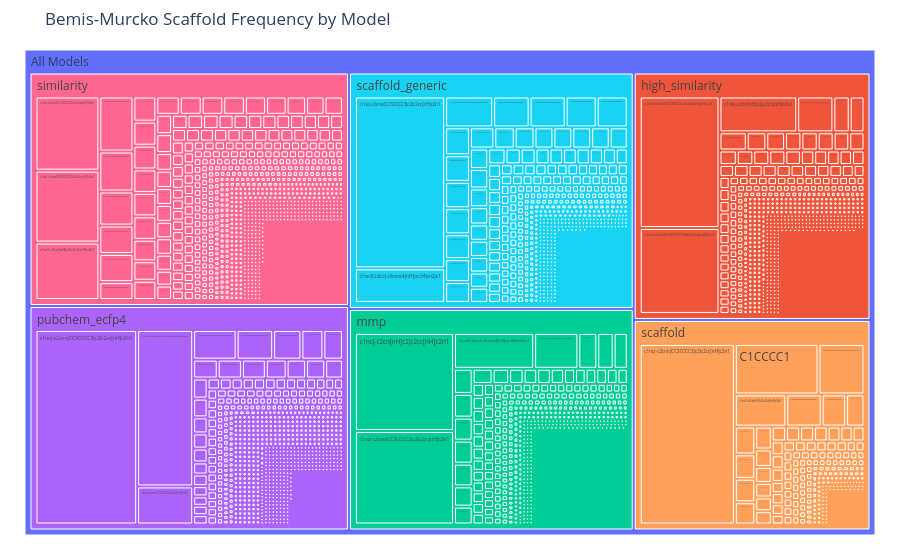
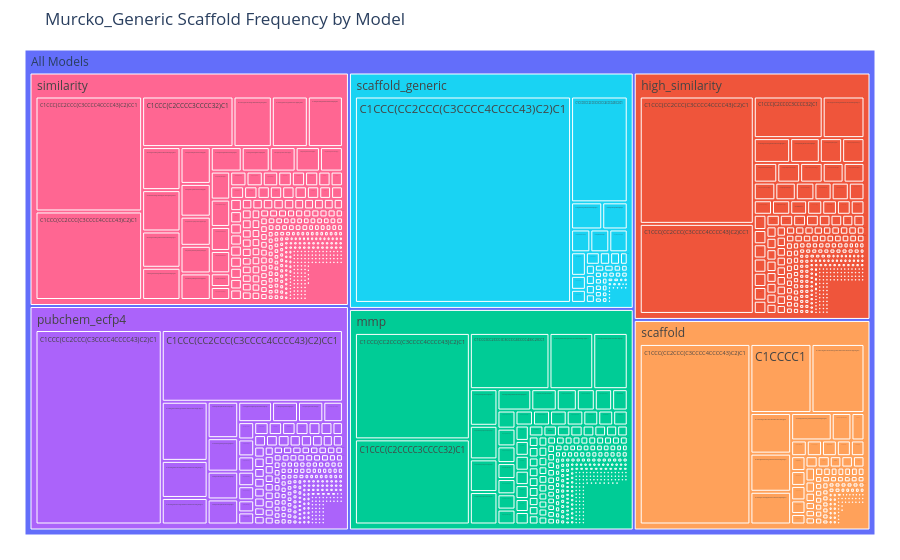

Notebook code cell kept with these figures, in order:
### Markdown cell above
Treemapで骨格の出現頻度をmodelごとに可視化

### Code cell
import pandas as pd
import plotly.express as px # Treemap描画用
# from rdkit import Chem # Treemap描画には直接不要ですが、もし必要ならコメントアウトを外してください
# from rdkit.Chem import PandasTools # Treemap描画には直接不要ですが、もし必要ならコメントアウトを外してください


# --- Bemis-Murcko ScaffoldのTreemap ---
print("\n--- Bemis-Murcko Scaffold Treemap by Model ---")
# モデルと足場SMILESの組み合わせでカウント
# df が既に定義され、'model' と 'Murcko_SMILES' カラムを持つことを前提とします。
bemis_treemap_data = df.groupby(['model', 'Murcko_SMILES']).size().reset_index(name='Count')
bemis_treemap_data = bemis_treemap_data.dropna(subset=['Murcko_SMILES']) # Noneの足場を除外

fig_bemis = px.treemap(
    bemis_treemap_data, 
    path=[px.Constant("All Models"), 'model', 'Murcko_SMILES'], # 階層構造: 全体 -> モデル -> 足場SMILES
    values='Count', 
    title='Bemis-Murcko Scaffold Frequency by Model',
    color='model', # モデルで色分け
    hover_data=['Count'], # ホバー時に表示するデータ
)
fig_bemis.update_traces(root_color="lightgrey") # ルートの色を設定
fig_bemis.update_layout(margin = dict(t=50, l=25, r=25, b=25)) # マージン調整
fig_bemis.show()


# --- Murcko_Generic ScaffoldのTreemap ---
print("\n--- Murcko_Generic Scaffold Treemap by Model ---")
# モデルと足場SMILESの組み合わせでカウント
# df が既に定義され、'model' と 'Murcko_Generic_SMILES' カラムを持つことを前提とします。
generic_treemap_data = df.groupby(['model', 'Murcko_Generic_SMILES']).size().reset_index(name='Count')
generic_treemap_data = generic_treemap_data.dropna(subset=['Murcko_Generic_SMILES']) # Noneの足場を除外

fig_generic = px.treemap(
    generic_treemap_data, 
    path=[px.Constant("All Models"), 'model', 'Murcko_Generic_SMILES'], # 階層構造: 全体 -> モデル -> 足場SMILES
    values='Count', 
    title='Murcko_Generic Scaffold Frequency by Model',
    color='model', # モデルで色分け
    hover_data=['Count'], # ホバー時に表示するデータ
)
fig_generic.update_traces(root_color="lightgrey")
fig_generic.update_layout(margin = dict(t=50, l=25, r=25, b=25))
fig_generic.show()

### Figure 1 — Plotly figure (JSON) as saved in the notebook; plotly's stock layout.template omitted (floating-point values rounded to 4 significant figures; data arrays with more than 128 entries replaced by an {"elided": "..."} marker saying what was removed)
{"data": [{"branchvalues": "total", "customdata": {"elided": "8166x2 mixed values"}, "domain": {"x": [0, 1], "y": [0, 1]}, "hovertemplate": "labels=%{label}<br>Count=%{customdata[0]}<br>parent=%{parent}<br>id=%{id}<br>model=%{customdata[1]}<extra></extra>", "ids": {"elided": "8166 str values"}, "labels": {"elided": "8166 str values"}, "marker": {"colors": {"elided": "8166 str values"}}, "name": "", "parents": {"elided": "8166 str values"}, "root": {"color": "lightgrey"}, "type": "treemap", "values": {"elided": "8166 float values"}}], "layout": {"legend": {"tracegroupgap": 0}, "margin": {"b": 25, "l": 25, "r": 25, "t": 50}, "title": {"text": "Bemis-Murcko Scaffold Frequency by Model"}}}

### Figure 2 — Plotly figure (JSON) as saved in the notebook; plotly's stock layout.template omitted (floating-point values rounded to 4 significant figures; data arrays with more than 128 entries replaced by an {"elided": "..."} marker saying what was removed)
{"data": [{"branchvalues": "total", "customdata": {"elided": "2119x2 mixed values"}, "domain": {"x": [0, 1], "y": [0, 1]}, "hovertemplate": "labels=%{label}<br>Count=%{customdata[0]}<br>parent=%{parent}<br>id=%{id}<br>model=%{customdata[1]}<extra></extra>", "ids": {"elided": "2119 str values"}, "labels": {"elided": "2119 str values"}, "marker": {"colors": {"elided": "2119 str values"}}, "name": "", "parents": {"elided": "2119 str values"}, "root": {"color": "lightgrey"}, "type": "treemap", "values": {"elided": "2119 float values"}}], "layout": {"legend": {"tracegroupgap": 0}, "margin": {"b": 25, "l": 25, "r": 25, "t": 50}, "title": {"text": "Murcko_Generic Scaffold Frequency by Model"}}}
